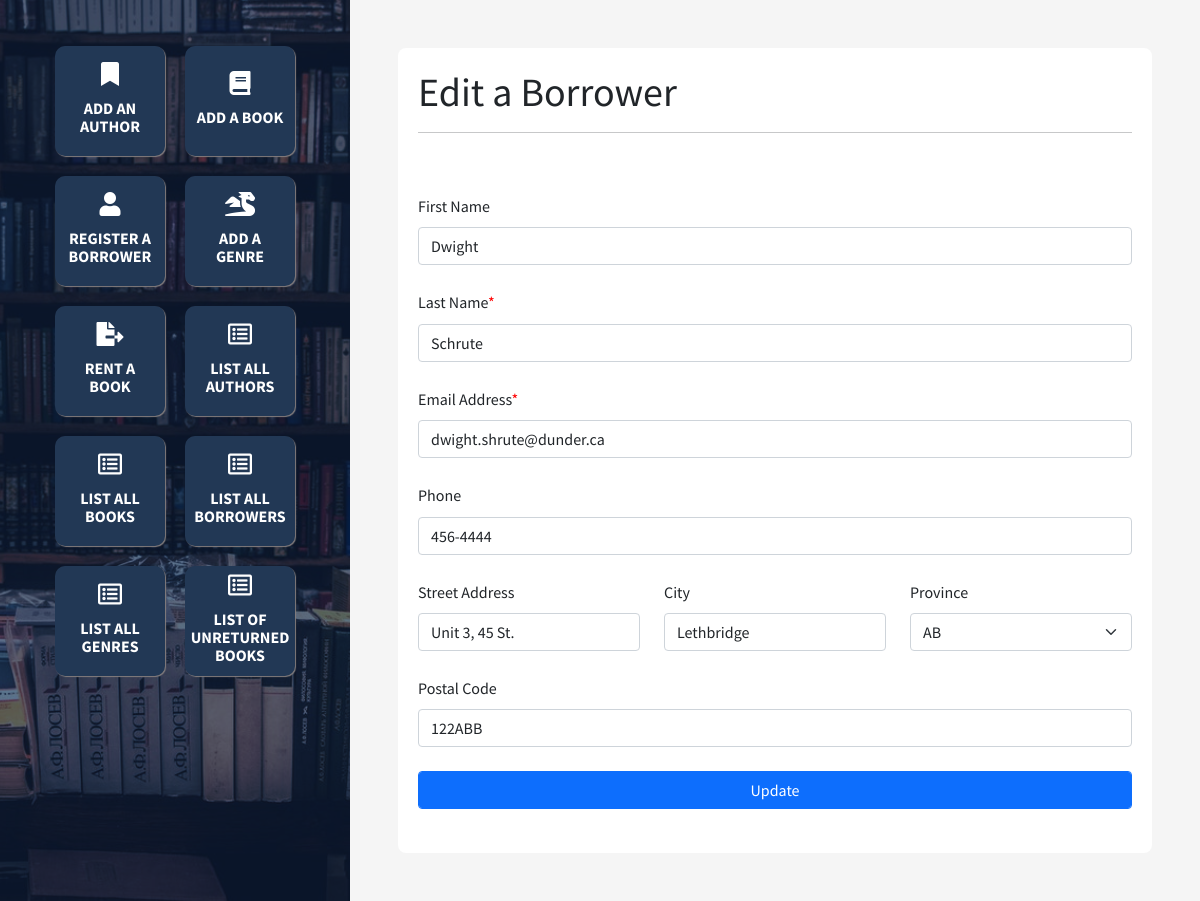
The page /edit/borrower.php?id=2 on the database its author committed.
### tables this page shows
create table BORROWER(
    id int unsigned not null auto_increment,
    fName varchar(35),
    lName varchar(45) not null,
    email varchar(35) not null unique,
    phone varchar(15),
    street varchar(30),
    city varchar(30),
    prov enum('NL', 'PE', 'NS', 'NB', 'QC', 'ON', 'MB', 'SK', 'AB', 'BC', 'YT', 'NT', 'NU'),
    postalCode varchar(10),
    primary key (id)
);

### edit/borrower.php (the view, shortened to what this page needs)
<?php
    include '../config.php';
    include '../head.php';
    include '../footer.php';
?>
<div class="right p-5">
    <main>
        <h1>Edit a Borrower</h1>
        <hr>
        <?php
            if( isset($_GET['id']) && $_GET['id'] )
            {
                $id = $_GET['id'];
                $borrowerSql = "select *
                              from BORROWER
                              where id = $id";
                $borrowerResult = $conn->query($borrowerSql);
                if ($borrowerResult && $borrowerResult->num_rows > 0)
                {
                    $borrowerRow = $borrowerResult->fetch_assoc();
                    echo '<form action="../update/borrower.php" method="post">';
                    echo '    <div class="form-group mb-4">';
                    echo '        <label for="fName" class="mb-2">First Name</label>';
                    echo '        <input type="text" class="form-control" id="fName" name="fName" value="'.$borrowerRow['fName'].'" maxlength="35">';
                    echo '    </div>';
                    echo '    <div class="form-group mb-4">';
                    echo '        <label for="lName" class="mb-2 required">Last Name</label>';
                    echo '        <input type="text" class="form-control" id="lName" name="lName" value="'.$borrowerRow['lName'].'" maxlength="45" required>';
                    echo '    </div>';
                    echo '    <div class="form-group mb-4">';
                    echo '        <label for="email" class="mb-2 required">Email Address</label>';
                    echo '        <input type="email" class="form-control" id="email" name="email" value="'.$borrowerRow['email'].'" maxlength="35" required>';
                    echo '    </div>';
                    echo '    <div class="form-group mb-4">';
                    echo '        <label for="phone" class="mb-2">Phone </label>';
                    echo '        <input type="tel" class="form-control" id="phone" name="phone" value="'.$borrowerRow['phone'].'" maxlength="15" >';
                    echo '    </div>';
                    echo '    <div class="row">';
                    echo '          <div class="form-group mb-4 col">';
                    echo '              <label for="street" class="mb-2">Street Address</label>';
                    echo '              <input type="text" class="form-control" id="street" name="street" value="'.$borrowerRow['street'].'" maxlength="30" >';
                    echo '          </div>';
                    echo '          <div class="form-group mb-4 col">';
                    echo '              <label for="city" class="mb-2">City</label>';
                    echo '              <input type="text" class="form-control" id="city" name="city" value="'.$borrowerRow['city'].'" maxlength="30" >';
                    echo '          </div>';
                    echo '          <div class="form-group mb-4 col">';
                    echo '              <label for="prov" class="mb-2">Province</label>';
                    echo '              <select class="form-select" id="prov" name="prov">';
                    echo '                <option value="AB">AB</option>';
                    echo '              </select>';
                    echo '          </div>';
                    echo '    </div>';
                    echo '    <div class="form-group mb-4">';
                    echo '        <label for="postalCode" class="mb-2">Postal Code</label>';
                    echo '        <input type="text" class="form-control" id="postalCode" name="postalCode" value="'.$borrowerRow['postalCode'].'" maxlength="10">';
                    echo '    </div>';
                    echo '    <div class="form-group mb-4">';
                    echo '        <input type="submit" class="form-control btn btn-primary" value="Update">';
                    echo '    </div>';
                    echo '</form>';
                }
                else
                {
                    echo '<div class="text-muted">No Borrower found.</div>';
                }
            }
            else
            {
                echo '<div class="bg-danger text-white p-3">A required data is needed. Check the url.</div>';
            }
        ?>
  </main>
</div>

### css/styles.css (style rules this page uses)
body { font-family: 'Source Sans Pro', sans-serif; line-height:1.65rem; }
hr { margin-bottom: 60px; }
.right { width:100%; flex-shrink:1; margin-left: 350px; min-height:100vh; }
main { width: 100%; background: white; min-height: 550px; border-radius: 8px; padding: 20px; }
.required:after { content:"*"; color:red; }

### rows shown on the page
borrower: fName "Dwight", lName "Schrute", email "dwight.shrute@dunder.ca", phone "456-4444", street "Unit 3, 45 St.", city "Lethbridge", postalCode "122ABB"
